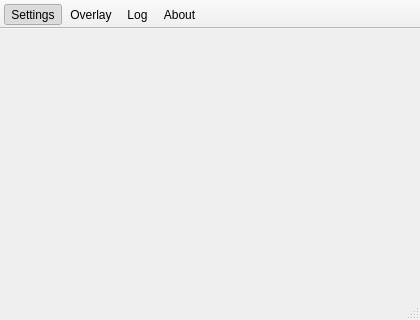
<?xml version="1.0" encoding="UTF-8"?>
<ui version="4.0">
 <class>Preferences</class>
 <widget class="QMainWindow" name="Preferences">
  <property name="geometry">
   <rect>
    <x>0</x>
    <y>0</y>
    <width>420</width>
    <height>320</height>
   </rect>
  </property>
  <property name="minimumSize">
   <size>
    <width>420</width>
    <height>320</height>
   </size>
  </property>
  <property name="windowTitle">
   <string>Preferences</string>
  </property>
  <property name="toolButtonStyle">
   <enum>Qt::ToolButtonTextUnderIcon</enum>
  </property>
  <property name="unifiedTitleAndToolBarOnMac">
   <bool>true</bool>
  </property>
  <widget class="QWidget" name="preferencesWidget">
   <layout class="QVBoxLayout" name="verticalLayout">
    <property name="sizeConstraint">
     <enum>QLayout::SetDefaultConstraint</enum>
    </property>
    <property name="leftMargin">
     <number>1</number>
    </property>
    <property name="topMargin">
     <number>1</number>
    </property>
    <property name="rightMargin">
     <number>1</number>
    </property>
    <property name="bottomMargin">
     <number>1</number>
    </property>
   </layout>
  </widget>
  <widget class="QToolBar" name="toolBar">
   <property name="minimumSize">
    <size>
     <width>0</width>
     <height>0</height>
    </size>
   </property>
   <property name="windowTitle">
    <string>toolBar</string>
   </property>
   <property name="movable">
    <bool>false</bool>
   </property>
   <property name="allowedAreas">
    <set>Qt::NoToolBarArea</set>
   </property>
   <property name="toolButtonStyle">
    <enum>Qt::ToolButtonTextUnderIcon</enum>
   </property>
   <property name="floatable">
    <bool>false</bool>
   </property>
   <attribute name="toolBarArea">
    <enum>TopToolBarArea</enum>
   </attribute>
   <attribute name="toolBarBreak">
    <bool>false</bool>
   </attribute>
   <addaction name="actionGeneral"/>
   <addaction name="actionOverlay"/>
   <addaction name="actionLogs"/>
   <addaction name="actionAbout"/>
  </widget>
  <widget class="QStatusBar" name="statusBar"/>
  <action name="actionGeneral">
   <property name="checkable">
    <bool>true</bool>
   </property>
   <property name="checked">
    <bool>true</bool>
   </property>
   <property name="icon">
    <iconset resource="../../resources.qrc">
     <normaloff>:/res/preferences_general.png</normaloff>:/res/preferences_general.png</iconset>
   </property>
   <property name="text">
    <string>Settings</string>
   </property>
   <property name="toolTip">
    <string>Settings</string>
   </property>
  </action>
  <action name="actionLogs">
   <property name="checkable">
    <bool>true</bool>
   </property>
   <property name="icon">
    <iconset resource="../../resources.qrc">
     <normaloff>:/res/preferences_logs.png</normaloff>:/res/preferences_logs.png</iconset>
   </property>
   <property name="text">
    <string>Log</string>
   </property>
  </action>
  <action name="actionAbout">
   <property name="checkable">
    <bool>true</bool>
   </property>
   <property name="icon">
    <iconset resource="../../resources.qrc">
     <normaloff>:/res/preferences_about.png</normaloff>:/res/preferences_about.png</iconset>
   </property>
   <property name="text">
    <string>About</string>
   </property>
   <property name="toolTip">
    <string>About</string>
   </property>
  </action>
  <action name="actionOverlay">
   <property name="checkable">
    <bool>true</bool>
   </property>
   <property name="icon">
    <iconset resource="../../resources.qrc">
     <normaloff>:/res/preferences_overlay.png</normaloff>:/res/preferences_overlay.png</iconset>
   </property>
   <property name="text">
    <string>Overlay</string>
   </property>
   <property name="toolTip">
    <string>Overlay</string>
   </property>
  </action>
 </widget>
 <resources>
  <include location="../../resources.qrc"/>
 </resources>
 <connections/>
</ui>
